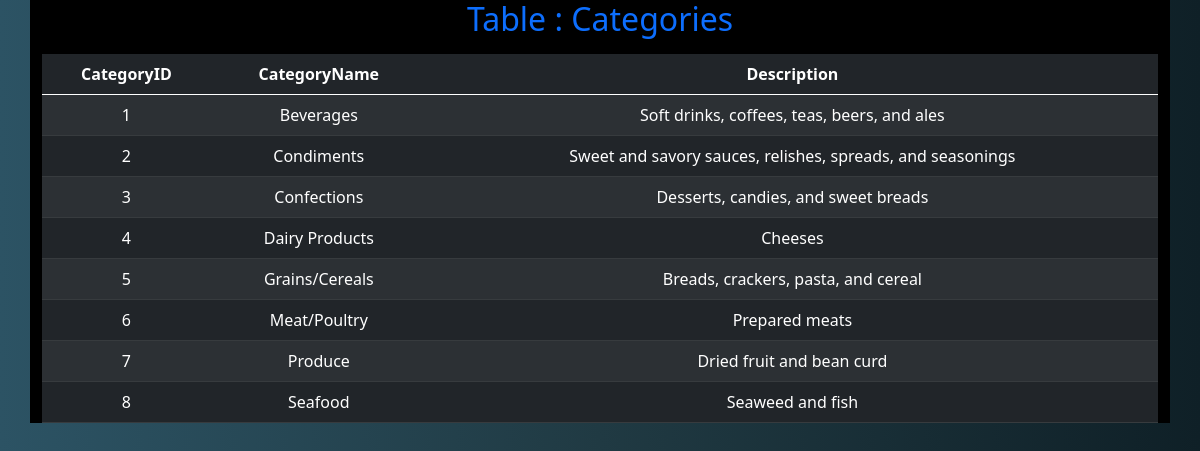
The page /categories on the database its author committed.
### tables this page shows
CREATE TABLE Categories
(      
    CategoryID INTEGER PRIMARY KEY AUTOINCREMENT,
    CategoryName TEXT,
    Description TEXT
);

### main.py (the view)
@app.get("/categories",response_class=HTMLResponse)
def categories(request:Request):
  with engine.connect() as conn:
    lista_by_body = conn.execute(model.categories.select()).fetchall()
    names_camp = conn.execute(model.categories.select()).keys()
    name="Categories"
  return templates.TemplateResponse("index.html",{"request":request,
                                                  "name":name,
                                                  "names_camp":names_camp,
                                                  "lista_by_body":lista_by_body})

### sql_app/templates/index.html (shortened to what this page needs)
<!DOCTYPE html>
<html lang="en">
<head>
    <link
        href="https://cdn.jsdelivr.net/npm/bootstrap@5.0.2/dist/css/bootstrap.min.css"
        rel="stylesheet"
>
</head>
<body>
    <div class="container" style="background-color: rgb(0, 0, 0);">
        <div class="container-table " style="background-color: black;">
            <h2 class="table text-center text-primary"> Table : {{ name }}</h2>
        </div>
        <table class="table table-dark table-striped">
            <thead>
                <tr>
                    {% for i in names_camp %}
                        <th class="center text-center">{{i}}</th>
                    {% endfor %}
                </tr>
            </thead>
            <tbody>
                {% for lista in lista_by_body %}
                    <tr class ="center">
                        {% for e in lista %}
                            <td class="center aling-middle text-center"> {{ e }} </td>
                        {% endfor %}
                    </tr>
                {% endfor %}
            </tbody>
        </table>
    </div>
    <link rel="stylesheet" href="{{ url_for('static', path='style.css') }}">
</body>
</html>

### static/style.css (style rules this page uses)
.center { justify-content: center; vertical-align: middle; }
body { background: #0F2027; background: -webkit-linear-gradient(to right, #2C5364, #203A43, #0F2027); background: linear-gradient(to right, #2C5364, #203A43, #0F2027); }

### rows shown on the page
Categories: lista "1", CategoryName "Beverages", Description "Soft drinks, coffees, teas, beers, and ales"
Categories: lista "2", CategoryName "Condiments", Description "Sweet and savory sauces, relishes, spreads, and seasonings"
Categories: lista "3", CategoryName "Confections", Description "Desserts, candies, and sweet breads"
Categories: lista "4", CategoryName "Dairy Products", Description "Cheeses"
Categories: lista "5", CategoryName "Grains/Cereals", Description "Breads, crackers, pasta, and cereal"
Categories: lista "6", CategoryName "Meat/Poultry", Description "Prepared meats"
Categories: lista "7", CategoryName "Produce", Description "Dried fruit and bean curd"
Categories: lista "8", CategoryName "Seafood", Description "Seaweed and fish"

### other values the page prints
{{ i }} "CategoryID" "CategoryName" "Description"
